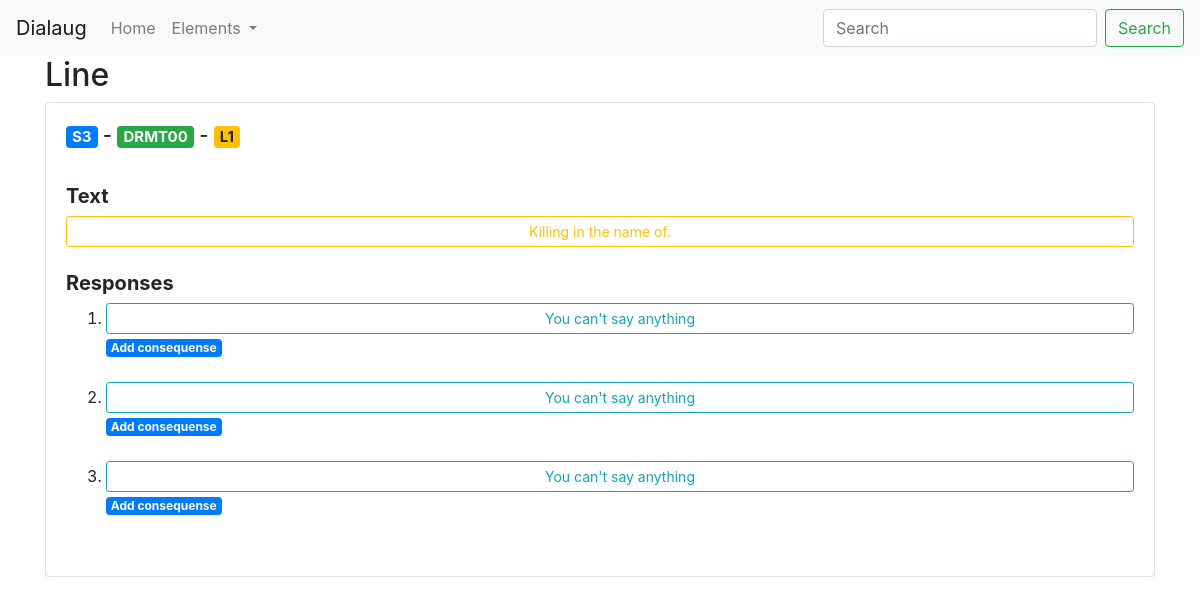
The app's page /lines/1/, older data.
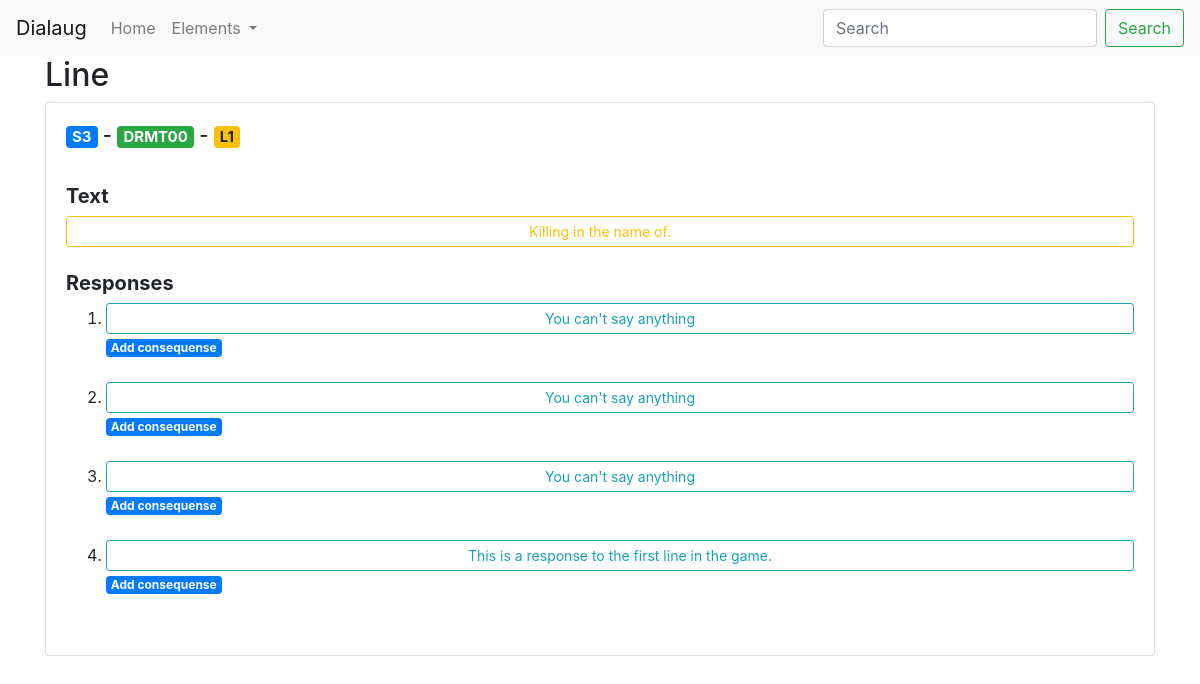
The same page, newer data.
### responses/models.py (models this page shows, shortened)
class Response(models.Model):
    line = models.ForeignKey(Line, on_delete=models.PROTECT)
    next_line = models.OneToOneField(Line, related_name="next_line", on_delete=models.PROTECT, null=True)
    text = models.TextField(default='')
    class Meta:
        ordering = ['pk']

### lines/views.py (the view)
# urls.py: path('<int:pk>/', views.DetailView.as_view(), name='show-character'),
class DetailView(generic.DetailView):
    model = Line
    template_name = 'lines/show_line.html'
    def get_queryset(self):
        return Line.objects.all()

### characters/models.py (called while the page is built)
    def get_absolute_url(self):
        return reverse("characters:show-character", kwargs={'pk': self.id})

### lines/models.py (called while the page is built)
    def get_absolute_url(self):
        return reverse("lines:show-line", kwargs={'pk': self.pk})

    def get_line_id(self):
        return 'L' + str(self.pk)

### scenes/models.py (called while the page is built)
    def get_absolute_url(self):
        return reverse('scenes:show-scene', kwargs={'pk': self.pk})

    def get_scene_code(self):
        return 'S' + str(self.pk)

### lines/templates/lines/show_line.html
{% extends 'base.html' %}
{% block content %}
    <div class="container">
        <div class="row">
            <div class="col-md-12">
                <h2>Line</h1>
                <div class="card">
                    <div class="card-body">
                        <h5 class="card-title">
                            <a href="{{ object.scene.get_absolute_url }}" class="badge badge-primary">{{ object.scene.get_scene_code }}</a>
                            -
                            <a href="{{ object.character.get_absolute_url }}" class="badge badge-success">{{ object.character.code }}</a>
                            -
                            <a href="{{ object.get_absolute_url }}" class="badge badge-warning">{{ object.get_line_id }}</a>
                        </h5>
                        <br>
                        <h5><b>Text</b></h5>
                        <a href="#" class="btn btn-sm btn-outline-warning btn-block">{{ object.text }}</a>
                        <br>
                        <div>
                            <h5><b>Responses</b></h5>
                            <ol>
                                {% for response in object.response_set.all %}
                                <li>
                                    <a href="#" class="btn btn-sm btn-outline-info btn-block">{{ response.text }}</a>
                                    <a href="#" class="badge badge-primary">Add consequense</a>
                                </li>
                                <br>
                                {% endfor %}
                            </ol>
                        </div>
                    </div>
                </div>
            </div>
        </div>
    </div>
{% endblock %}

Row changes from the older to the newer data that the page shows:
added Response: text "This is a response to the first line in the game."
